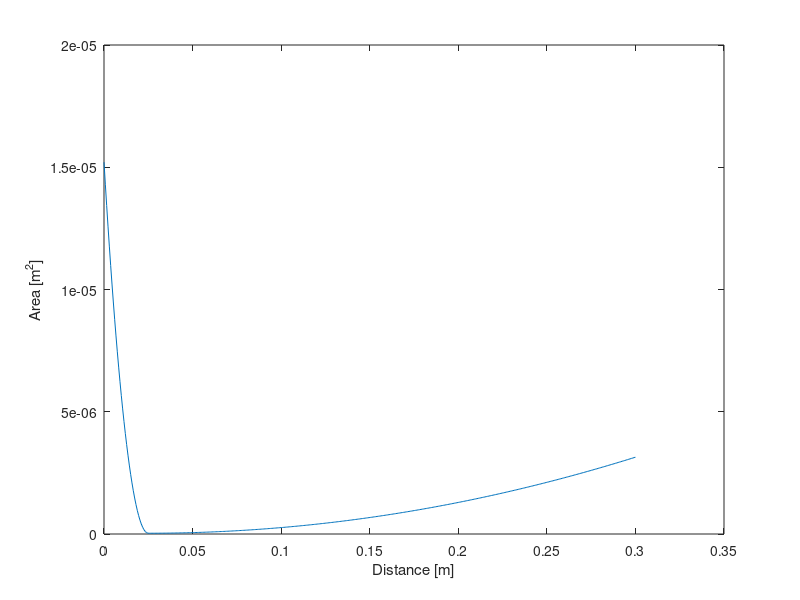

The MATLAB script that drew this image:
%Return x and A of nozzle design 1
%currently a test case
%Author: Austin Andrews, 7/27/20
%Project: MURI
%http://www.aerorocket.com/Nozzle/Validate/Validate.html

function [x, A, A_star,ThroatLoc] = getNozzle4()
    resolution = 400; 
    x = linspace(0,30e-2,resolution); % in [m]
    A_star =  pi*(0.2e-3)^2/4; %throat size in [m]
    A = x*0.0;
    ThroatLoc = 25e-3;
    Ainlet = 4.4e-3^2*pi/4;
    Aoutlet = 2.0e-3^2*pi/4;
    A1 = (Ainlet-A_star)/((ThroatLoc^2));
    A2 = (Aoutlet-A_star)/((max(x)-ThroatLoc)^2);
    A(x > ThroatLoc) = A2*(x(x > ThroatLoc)-ThroatLoc).^2 + A_star; 
    A(or(x <ThroatLoc,x == ThroatLoc)) = A1*(x(or(x <ThroatLoc,x == ThroatLoc))-ThroatLoc).^2 + A_star;
    %debug
    figure
    plot(x,A)
    xlabel('Distance [m]')
    ylabel('Area [m^2]')
end 